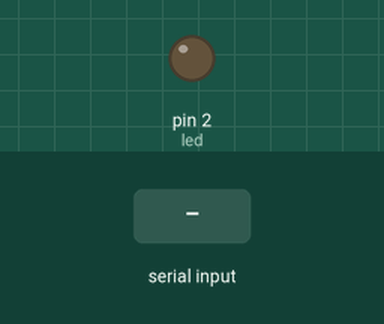
This sketch was run on a simulated Arduino Uno, built with avr-gcc and run on an emulated ATmega328P. On the bench: output pins drawn as LEDs (lit = HIGH). The inputs (shaded band) are chosen by the test bench.

Above: at 1.2 s.
1.3 s: "1" received over Serial
At 2.2 s:
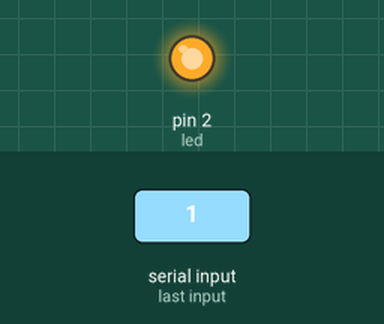
2.8 s: "0" received over Serial
At 3.6 s:
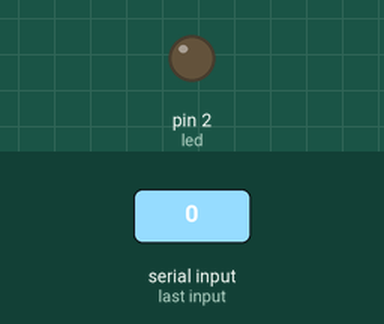
Timing chart, 0 to 5.8 s (numbered marks = the images above; inputs shaded):
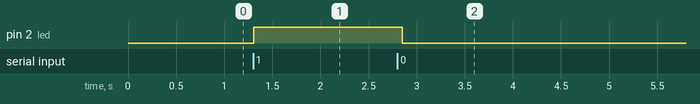

Measured:
- after the input at 1.3 s, pin 2 (led): LOW → HIGH at once
- after the input at 2.8 s, pin 2 (led): HIGH → LOW after 0.05 s

The sketch:

PLC.ino
```cpp
int led=2;
int led_encendido=7;
byte dato;

void setup(){
  pinMode(led,OUTPUT);
  Serial.begin(9600);
}

void loop(){
  digitalWrite(led_encendido,HIGH);
  dato=Serial.read();
  if(dato=='1'){
    digitalWrite(led,HIGH);
  }

  if(dato=='0'){
    digitalWrite(led,LOW);
  }
  delay(77);

}
```
